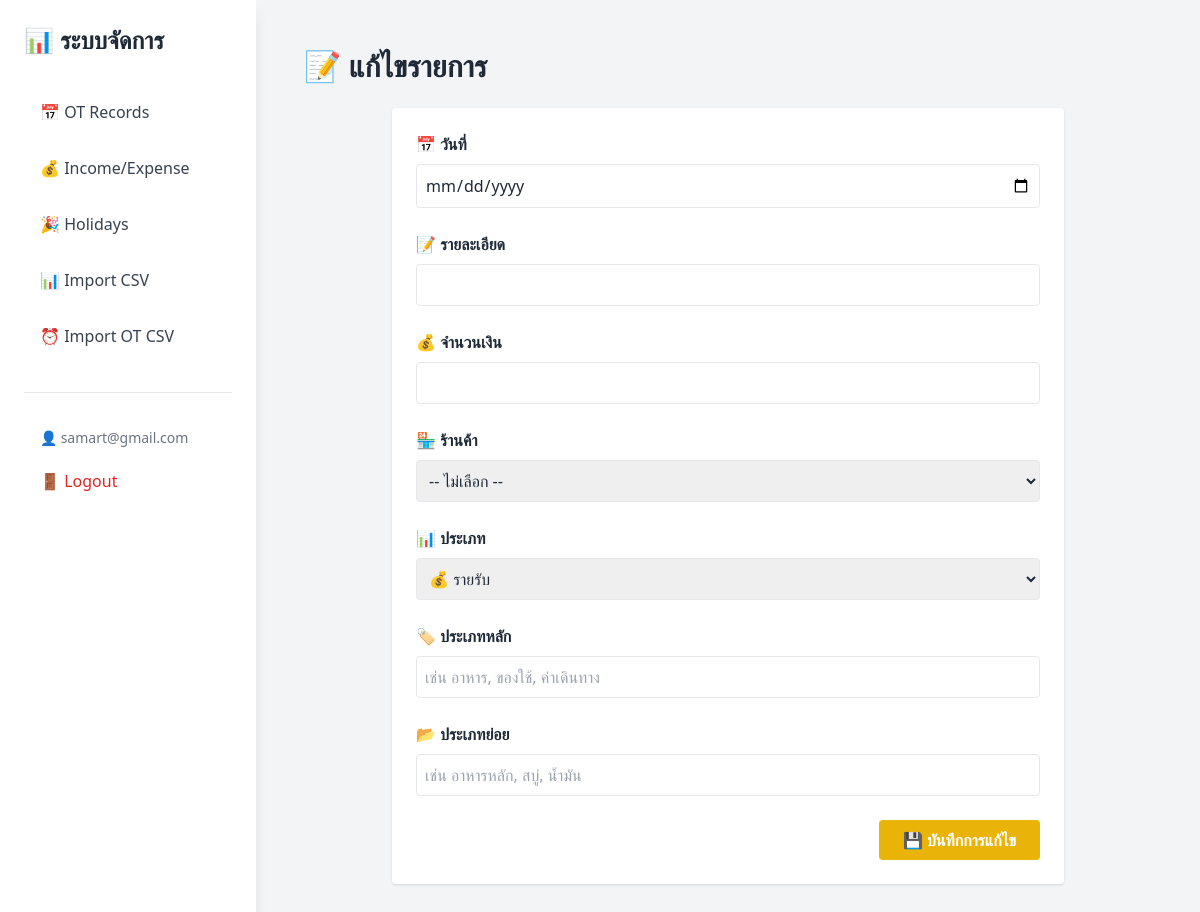
The app's page /edit-income-expense/2 (signed in), older data.
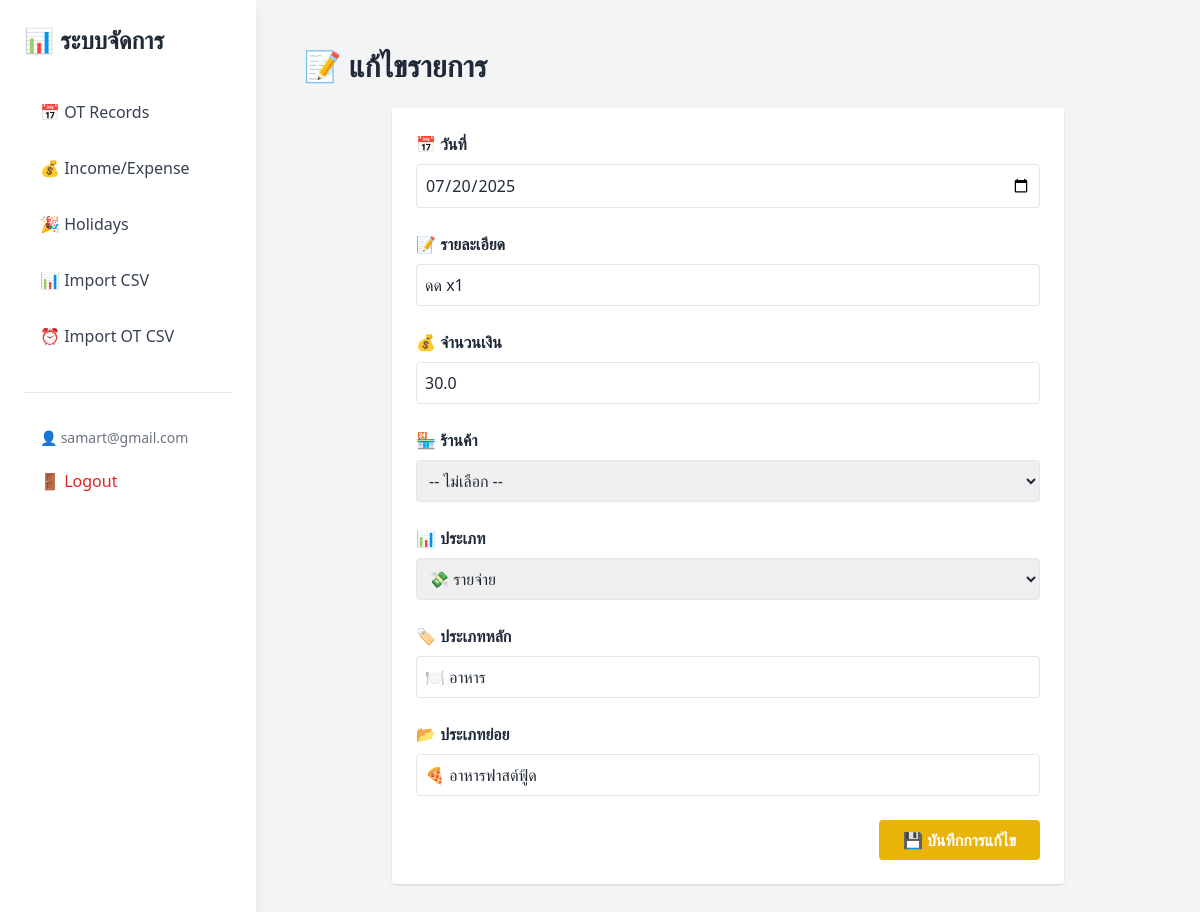
The same page, newer data.
### tables this page shows
CREATE TABLE income_expense
                 (
                     id
                     INTEGER
                     PRIMARY
                     KEY
                     AUTOINCREMENT,
                     user_id INTEGER NOT NULL,
                     date
                     TEXT,
                     description
                     TEXT,
                     amount
                     REAL,
                     category
                     TEXT,
                     vendor
                     TEXT, main_category TEXT, sub_category TEXT,
                     FOREIGN KEY (user_id) REFERENCES users (id)
                 );

### app.py (the view, shortened to what this page needs)
@app.route('/edit-income-expense/<int:id>', methods=['GET', 'POST'])
@login_required
def edit_income_expense(id):
    conn = get_db_connection()
    user_id = session['user_id']
    record = conn.execute('SELECT * FROM income_expense WHERE id=? AND user_id=?', (id, user_id)).fetchone()
    conn.close()
    return render_template('edit_income_expense.html', record=record)

### app.py (called while the page is built)
def login_required(f):
    @wraps(f)
    def decorated_function(*args, **kwargs):
        if 'user_id' not in session:
            return redirect(url_for('login'))
        return f(*args, **kwargs)
    return decorated_function

def get_db_connection():
    conn = sqlite3.connect(DB_FILE)
    conn.row_factory = sqlite3.Row
    return conn

### templates/edit_income_expense.html (shortened to what this page needs)
<!DOCTYPE html>
<html lang="th">
<head>
  <script src="{{ url_for('static', filename='js/tailwind.min.js') }}"></script>
</head>
<body class="bg-gray-100 p-4 sm:p-6 text-gray-800 min-h-screen">
    <div class="hidden lg:block fixed top-0 left-0 w-64 h-full bg-white shadow-lg">
        <div class="p-6">
            <h1 class="text-2xl font-bold text-gray-800 mb-8">📊 ระบบจัดการ</h1>
            <nav class="space-y-2">
                <a href="/index" class="block px-4 py-3 text-gray-700 hover:bg-gray-100 rounded-lg transition-colors">📅 OT Records</a>
                <a href="/income-expense" class="block px-4 py-3 text-gray-700 hover:bg-gray-100 rounded-lg transition-colors">💰 Income/Expense</a>
                <a href="/holidays" class="block px-4 py-3 text-gray-700 hover:bg-gray-100 rounded-lg transition-colors">🎉 Holidays</a>
                <a href="/import-csv" class="block px-4 py-3 text-gray-700 hover:bg-gray-100 rounded-lg transition-colors">📊 Import CSV</a>
                <a href="/import-ot-csv" class="block px-4 py-3 text-gray-700 hover:bg-gray-100 rounded-lg transition-colors">⏰ Import OT CSV</a>
            </nav>
            <div class="mt-8 pt-6 border-t">
                <div class="px-4 py-2">
                    <span class="text-sm text-gray-500">👤 {{ session.user_email }}</span>
                </div>
                <a href="/logout" class="block px-4 py-3 text-red-600 hover:bg-red-50 rounded-lg transition-colors">🚪 Logout</a>
            </div>
        </div>
    </div>
    <div class="lg:ml-64 pt-16 lg:pt-0">
        <div class="p-6">
            <h1 class="text-2xl sm:text-3xl font-bold mb-6 text-center sm:text-left">📝 แก้ไขรายการ</h1>
            <div class="max-w-2xl mx-auto">
    <form method="POST" class="bg-white p-4 sm:p-6 rounded shadow space-y-4 sm:space-y-6">
      <div>
        <label class="block font-semibold mb-2 text-sm sm:text-base">📅 วันที่</label>
        <input type="date" name="date" required value="{{ record['date'] }}"
               class="w-full border rounded p-3 sm:p-2 text-base focus:ring-2 focus:ring-blue-400">
      </div>
    <div>
        <label class="block font-semibold mb-2 text-sm sm:text-base">📝 รายละเอียด</label>
        <input type="text" name="description" required value="{{ record['description'] }}"
               class="w-full border rounded p-3 sm:p-2 text-base focus:ring-2 focus:ring-blue-400">
    </div>
    <div>
        <label class="block font-semibold mb-2 text-sm sm:text-base">💰 จำนวนเงิน</label>
        <input type="number" step="0.01" name="amount" required value="{{ record['amount'] }}"
               class="w-full border rounded p-3 sm:p-2 text-base focus:ring-2 focus:ring-blue-400">
    </div>
    <div>
        <label class="block font-semibold mb-2 text-sm sm:text-base">🏪 ร้านค้า</label>
        <select name="vendor" class="w-full border rounded p-3 sm:p-2 text-base focus:ring-2 focus:ring-blue-400">
    <option value="">-- ไม่เลือก --</option>
  </select>
    </div>
    <div>
        <label class="block font-semibold mb-2 text-sm sm:text-base">📊 ประเภท</label>
        <select name="category" required class="w-full border rounded p-3 sm:p-2 text-base focus:ring-2 focus:ring-blue-400">
          <option value="income" {% if record['category'] == 'income' %}selected{% endif %}>💰 รายรับ</option>
          <option value="expense" {% if record['category'] == 'expense' %}selected{% endif %}>💸 รายจ่าย</option>
      </select>
    </div>
    <div>
        <label class="block font-semibold mb-2 text-sm sm:text-base">🏷️ ประเภทหลัก</label>
        <input type="text" name="main_category" value="{{ record['main_category'] or '' }}"
               class="w-full border rounded p-3 sm:p-2 text-base focus:ring-2 focus:ring-blue-400"
               placeholder="เช่น อาหาร, ของใช้, ค่าเดินทาง">
    </div>
    <div>
        <label class="block font-semibold mb-2 text-sm sm:text-base">📂 ประเภทย่อย</label>
        <input type="text" name="sub_category" value="{{ record['sub_category'] or '' }}"
               class="w-full border rounded p-3 sm:p-2 text-base focus:ring-2 focus:ring-blue-400"
               placeholder="เช่น อาหารหลัก, สบู่, น้ำมัน">
    </div>
      <div class="flex justify-center sm:justify-end">
        <button type="submit"
                class="w-full sm:w-auto bg-yellow-500 hover:bg-yellow-600 text-white font-semibold px-6 py-3 sm:py-2 rounded text-base">
        💾 บันทึกการแก้ไข
      </button>
    </div>
            </form>
        </div>
    </div>
</body>
</html>

Row changes from the older to the newer data that the page shows:
added income_expense: date "07/20/2025", description "ดด x1", amount "30.0", category "💸 รายจ่าย", main_category "🍽️ อาหาร", sub_category "🍕 อาหารฟาสต์ฟู้ด"
Text that changed along with them:
form field category: "💰 รายรับ" → (not shown)
